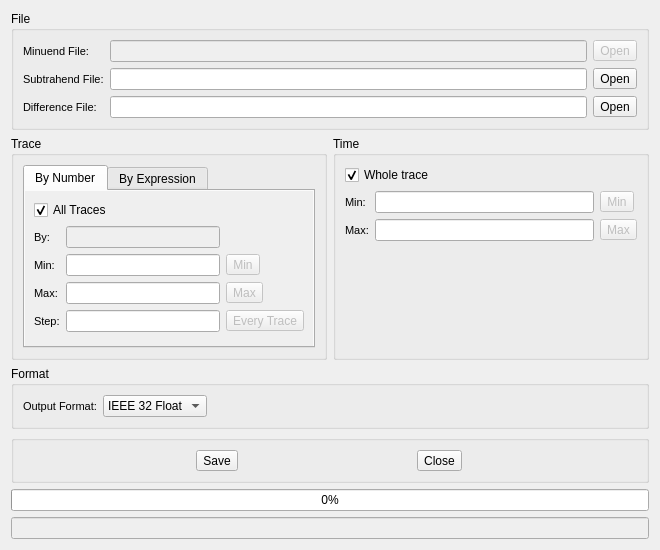
<?xml version="1.0" encoding="UTF-8"?>
<ui version="4.0">
 <class>DiffDialog</class>
 <widget class="QDialog" name="DiffDialog">
  <property name="geometry">
   <rect>
    <x>0</x>
    <y>0</y>
    <width>660</width>
    <height>550</height>
   </rect>
  </property>
  <property name="windowTitle">
   <string>Difference</string>
  </property>
  <layout class="QVBoxLayout" name="verticalLayout_7">
   <item>
    <widget class="QGroupBox" name="groupBox_2">
     <property name="title">
      <string>File</string>
     </property>
     <layout class="QVBoxLayout" name="verticalLayout">
      <item>
       <layout class="QGridLayout" name="gridLayout_3">
        <item row="0" column="0">
         <widget class="QLabel" name="label">
          <property name="font">
           <font>
            <pointsize>8</pointsize>
           </font>
          </property>
          <property name="text">
           <string>Minuend File:</string>
          </property>
         </widget>
        </item>
        <item row="0" column="1">
         <widget class="QLineEdit" name="pathFile">
          <property name="enabled">
           <bool>false</bool>
          </property>
         </widget>
        </item>
        <item row="0" column="2">
         <widget class="QToolButton" name="btnOpenFileIn">
          <property name="enabled">
           <bool>false</bool>
          </property>
          <property name="minimumSize">
           <size>
            <width>30</width>
            <height>0</height>
           </size>
          </property>
          <property name="text">
           <string>Open</string>
          </property>
         </widget>
        </item>
        <item row="1" column="0">
         <widget class="QLabel" name="label_9">
          <property name="font">
           <font>
            <pointsize>8</pointsize>
           </font>
          </property>
          <property name="text">
           <string>Subtrahend File:</string>
          </property>
         </widget>
        </item>
        <item row="1" column="1">
         <widget class="QLineEdit" name="pathFile2"/>
        </item>
        <item row="1" column="2">
         <widget class="QToolButton" name="btnOpenFileIn2">
          <property name="enabled">
           <bool>true</bool>
          </property>
          <property name="minimumSize">
           <size>
            <width>30</width>
            <height>0</height>
           </size>
          </property>
          <property name="text">
           <string>Open</string>
          </property>
         </widget>
        </item>
        <item row="2" column="0">
         <widget class="QLabel" name="label_10">
          <property name="font">
           <font>
            <pointsize>8</pointsize>
           </font>
          </property>
          <property name="text">
           <string>Difference File:</string>
          </property>
         </widget>
        </item>
        <item row="2" column="1">
         <widget class="QLineEdit" name="pathFileOutput"/>
        </item>
        <item row="2" column="2">
         <widget class="QToolButton" name="btnOpenFileOut">
          <property name="enabled">
           <bool>true</bool>
          </property>
          <property name="minimumSize">
           <size>
            <width>30</width>
            <height>0</height>
           </size>
          </property>
          <property name="text">
           <string>Open</string>
          </property>
         </widget>
        </item>
       </layout>
      </item>
     </layout>
    </widget>
   </item>
   <item>
    <layout class="QHBoxLayout" name="horizontalLayout_3">
     <item>
      <widget class="QGroupBox" name="groupBox_3">
       <property name="title">
        <string>Trace</string>
       </property>
       <layout class="QVBoxLayout" name="verticalLayout_3">
        <item>
         <widget class="QTabWidget" name="tabNumExp">
          <property name="autoFillBackground">
           <bool>false</bool>
          </property>
          <property name="currentIndex">
           <number>0</number>
          </property>
          <widget class="QWidget" name="tab">
           <property name="autoFillBackground">
            <bool>true</bool>
           </property>
           <attribute name="title">
            <string>By Number</string>
           </attribute>
           <layout class="QVBoxLayout" name="verticalLayout_6">
            <item>
             <widget class="CustomCheckBox" name="ckTrAll">
              <property name="text">
               <string>All Traces</string>
              </property>
              <property name="checked">
               <bool>true</bool>
              </property>
             </widget>
            </item>
            <item>
             <layout class="QGridLayout" name="gridLayout">
              <item row="0" column="0">
               <widget class="QLabel" name="label_2">
                <property name="font">
                 <font>
                  <pointsize>8</pointsize>
                 </font>
                </property>
                <property name="text">
                 <string>By:</string>
                </property>
               </widget>
              </item>
              <item row="0" column="1">
               <widget class="QLineEdit" name="edIdx">
                <property name="enabled">
                 <bool>false</bool>
                </property>
               </widget>
              </item>
              <item row="1" column="0">
               <widget class="QLabel" name="label_3">
                <property name="font">
                 <font>
                  <pointsize>8</pointsize>
                 </font>
                </property>
                <property name="text">
                 <string>Min:</string>
                </property>
               </widget>
              </item>
              <item row="1" column="1">
               <widget class="QLineEdit" name="edTrMin"/>
              </item>
              <item row="1" column="2">
               <widget class="QToolButton" name="btnTrMin">
                <property name="enabled">
                 <bool>false</bool>
                </property>
                <property name="minimumSize">
                 <size>
                  <width>30</width>
                  <height>0</height>
                 </size>
                </property>
                <property name="text">
                 <string>Min</string>
                </property>
               </widget>
              </item>
              <item row="2" column="0">
               <widget class="QLabel" name="label_4">
                <property name="font">
                 <font>
                  <pointsize>8</pointsize>
                 </font>
                </property>
                <property name="text">
                 <string>Max:</string>
                </property>
               </widget>
              </item>
              <item row="2" column="1">
               <widget class="QLineEdit" name="edTrMax"/>
              </item>
              <item row="2" column="2">
               <widget class="QToolButton" name="btnTrMax">
                <property name="enabled">
                 <bool>false</bool>
                </property>
                <property name="minimumSize">
                 <size>
                  <width>30</width>
                  <height>0</height>
                 </size>
                </property>
                <property name="text">
                 <string>Max</string>
                </property>
               </widget>
              </item>
              <item row="3" column="0">
               <widget class="QLabel" name="label_5">
                <property name="font">
                 <font>
                  <pointsize>8</pointsize>
                 </font>
                </property>
                <property name="text">
                 <string>Step:</string>
                </property>
               </widget>
              </item>
              <item row="3" column="1">
               <widget class="QLineEdit" name="edTrStp"/>
              </item>
              <item row="3" column="2">
               <widget class="QToolButton" name="btnTrStp">
                <property name="enabled">
                 <bool>false</bool>
                </property>
                <property name="text">
                 <string>Every Trace</string>
                </property>
               </widget>
              </item>
             </layout>
            </item>
            <item>
             <spacer name="verticalSpacer">
              <property name="orientation">
               <enum>Qt::Vertical</enum>
              </property>
              <property name="sizeHint" stdset="0">
               <size>
                <width>20</width>
                <height>43</height>
               </size>
              </property>
             </spacer>
            </item>
           </layout>
          </widget>
          <widget class="QWidget" name="tab_2">
           <property name="autoFillBackground">
            <bool>true</bool>
           </property>
           <attribute name="title">
            <string>By Expression</string>
           </attribute>
           <layout class="QVBoxLayout" name="verticalLayout_5">
            <item>
             <widget class="QGroupBox" name="EcBox">
              <property name="title">
               <string/>
              </property>
              <layout class="QHBoxLayout" name="horizontalLayout_15">
               <item>
                <widget class="QPushButton" name="btnHexp">
                 <property name="iconSize"><size><width>20</width><height>20</height></size></property>
                 <property name="sizePolicy">
                  <sizepolicy hsizetype="Fixed" vsizetype="Fixed">
                   <horstretch>0</horstretch>
                   <verstretch>0</verstretch>
                  </sizepolicy>
                 </property>
                 <property name="minimumSize">
                  <size>
                   <width>24</width>
                   <height>24</height>
                  </size>
                 </property>
                 <property name="maximumSize">
                  <size>
                   <width>24</width>
                   <height>24</height>
                  </size>
                 </property>
                 <property name="text">
                  <string/>
                 </property>
                 <property name="icon">
                  <iconset resource="myrc.qrc">
                   <normaloff>:/images/Hexp.png</normaloff>:/images/Hexp.png</iconset>
                 </property>
                </widget>
               </item>
               <item>
                <widget class="QPushButton" name="btnNexp">
                 <property name="iconSize"><size><width>20</width><height>20</height></size></property>
                 <property name="sizePolicy">
                  <sizepolicy hsizetype="Fixed" vsizetype="Fixed">
                   <horstretch>0</horstretch>
                   <verstretch>0</verstretch>
                  </sizepolicy>
                 </property>
                 <property name="minimumSize">
                  <size>
                   <width>24</width>
                   <height>24</height>
                  </size>
                 </property>
                 <property name="maximumSize">
                  <size>
                   <width>24</width>
                   <height>24</height>
                  </size>
                 </property>
                 <property name="text">
                  <string/>
                 </property>
                 <property name="icon">
                  <iconset resource="myrc.qrc">
                   <normaloff>:/images/Nexp.png</normaloff>:/images/Nexp.png</iconset>
                 </property>
                </widget>
               </item>
               <item>
                <widget class="QPushButton" name="btnLexp">
                 <property name="iconSize"><size><width>20</width><height>20</height></size></property>
                 <property name="sizePolicy">
                  <sizepolicy hsizetype="Fixed" vsizetype="Fixed">
                   <horstretch>0</horstretch>
                   <verstretch>0</verstretch>
                  </sizepolicy>
                 </property>
                 <property name="minimumSize">
                  <size>
                   <width>24</width>
                   <height>24</height>
                  </size>
                 </property>
                 <property name="maximumSize">
                  <size>
                   <width>24</width>
                   <height>24</height>
                  </size>
                 </property>
                 <property name="text">
                  <string/>
                 </property>
                 <property name="icon">
                  <iconset resource="myrc.qrc">
                   <normaloff>:/images/Lexp.png</normaloff>:/images/Lexp.png</iconset>
                 </property>
                </widget>
               </item>
               <item>
                <spacer name="horizontalSpacer_12">
                 <property name="orientation">
                  <enum>Qt::Horizontal</enum>
                 </property>
                 <property name="sizeType">
                  <enum>QSizePolicy::Fixed</enum>
                 </property>
                 <property name="sizeHint" stdset="0">
                  <size>
                   <width>10</width>
                   <height>20</height>
                  </size>
                 </property>
                </spacer>
               </item>
               <item>
                <widget class="QPushButton" name="btnClrExp">
                 <property name="iconSize"><size><width>20</width><height>20</height></size></property>
                 <property name="sizePolicy">
                  <sizepolicy hsizetype="Fixed" vsizetype="Fixed">
                   <horstretch>0</horstretch>
                   <verstretch>0</verstretch>
                  </sizepolicy>
                 </property>
                 <property name="minimumSize">
                  <size>
                   <width>24</width>
                   <height>24</height>
                  </size>
                 </property>
                 <property name="maximumSize">
                  <size>
                   <width>24</width>
                   <height>24</height>
                  </size>
                 </property>
                 <property name="text">
                  <string/>
                 </property>
                 <property name="icon">
                  <iconset resource="myrc.qrc">
                   <normaloff>:/images/delete_item.png</normaloff>:/images/delete_item.png</iconset>
                 </property>
                </widget>
               </item>
               <item>
                <spacer name="horizontalSpacer_13">
                 <property name="orientation">
                  <enum>Qt::Horizontal</enum>
                 </property>
                 <property name="sizeType">
                  <enum>QSizePolicy::Expanding</enum>
                 </property>
                 <property name="sizeHint" stdset="0">
                  <size>
                   <width>115</width>
                   <height>20</height>
                  </size>
                 </property>
                </spacer>
               </item>
              </layout>
             </widget>
            </item>
            <item>
             <widget class="QPlainTextEdit" name="txtExp"/>
            </item>
           </layout>
          </widget>
         </widget>
        </item>
       </layout>
      </widget>
     </item>
     <item>
      <widget class="QGroupBox" name="groupBox_4">
       <property name="title">
        <string>Time</string>
       </property>
       <layout class="QVBoxLayout" name="verticalLayout_2">
        <item>
         <widget class="CustomCheckBox" name="ckTmAll">
          <property name="text">
           <string>Whole trace</string>
          </property>
          <property name="checked">
           <bool>true</bool>
          </property>
         </widget>
        </item>
        <item>
         <layout class="QGridLayout" name="gridLayout_2">
          <item row="0" column="0">
           <widget class="QLabel" name="label_6">
            <property name="font">
             <font>
              <pointsize>8</pointsize>
             </font>
            </property>
            <property name="text">
             <string>Min:</string>
            </property>
           </widget>
          </item>
          <item row="0" column="1">
           <widget class="QLineEdit" name="edTmMin"/>
          </item>
          <item row="0" column="2">
           <widget class="QToolButton" name="btnTmMin">
            <property name="enabled">
             <bool>false</bool>
            </property>
            <property name="minimumSize">
             <size>
              <width>30</width>
              <height>0</height>
             </size>
            </property>
            <property name="text">
             <string>Min</string>
            </property>
           </widget>
          </item>
          <item row="1" column="0">
           <widget class="QLabel" name="label_7">
            <property name="font">
             <font>
              <pointsize>8</pointsize>
             </font>
            </property>
            <property name="text">
             <string>Max:</string>
            </property>
           </widget>
          </item>
          <item row="1" column="1">
           <widget class="QLineEdit" name="edTmMax"/>
          </item>
          <item row="1" column="2">
           <widget class="QToolButton" name="btnTmMax">
            <property name="enabled">
             <bool>false</bool>
            </property>
            <property name="minimumSize">
             <size>
              <width>30</width>
              <height>0</height>
             </size>
            </property>
            <property name="text">
             <string>Max</string>
            </property>
           </widget>
          </item>
         </layout>
        </item>
        <item>
         <spacer name="verticalSpacer_2">
          <property name="orientation">
           <enum>Qt::Vertical</enum>
          </property>
          <property name="sizeHint" stdset="0">
           <size>
            <width>20</width>
            <height>40</height>
           </size>
          </property>
         </spacer>
        </item>
       </layout>
      </widget>
     </item>
    </layout>
   </item>
   <item>
    <widget class="QGroupBox" name="groupBox_5">
     <property name="title">
      <string>Format</string>
     </property>
     <layout class="QVBoxLayout" name="verticalLayout_4">
      <item>
       <layout class="QHBoxLayout" name="horizontalLayout">
        <item>
         <widget class="QLabel" name="label_8">
          <property name="font">
           <font>
            <pointsize>8</pointsize>
           </font>
          </property>
          <property name="text">
           <string>Output Format:</string>
          </property>
         </widget>
        </item>
        <item>
         <widget class="QComboBox" name="cbFormat">
          <item>
           <property name="text">
            <string>IEEE 32 Float</string>
           </property>
          </item>
          <item>
           <property name="text">
            <string>IBM 32 Float</string>
           </property>
          </item>
         </widget>
        </item>
        <item>
         <spacer name="horizontalSpacer">
          <property name="orientation">
           <enum>Qt::Horizontal</enum>
          </property>
          <property name="sizeHint" stdset="0">
           <size>
            <width>40</width>
            <height>20</height>
           </size>
          </property>
         </spacer>
        </item>
       </layout>
      </item>
     </layout>
    </widget>
   </item>
   <item>
    <widget class="QGroupBox" name="groupBox_6">
     <property name="title">
      <string/>
     </property>
     <layout class="QHBoxLayout" name="horizontalLayout_2">
      <item>
       <widget class="QToolButton" name="btnSave">
        <property name="text">
         <string>Save</string>
        </property>
        <property name="icon">
         <iconset resource="myrc.qrc">
          <normaloff>:/images/FileSave.png</normaloff>:/images/FileSave.png</iconset>
        </property>
        <property name="toolButtonStyle">
         <enum>Qt::ToolButtonTextBesideIcon</enum>
        </property>
       </widget>
      </item>
      <item>
       <widget class="QToolButton" name="btnClose">
        <property name="text">
         <string>Close</string>
        </property>
        <property name="icon">
         <iconset resource="myrc.qrc">
          <normaloff>:/images/delete_item.png</normaloff>:/images/delete_item.png</iconset>
        </property>
        <property name="toolButtonStyle">
         <enum>Qt::ToolButtonTextBesideIcon</enum>
        </property>
       </widget>
      </item>
     </layout>
    </widget>
   </item>
   <item>
    <widget class="QProgressBar" name="progressBar">
     <property name="value">
      <number>0</number>
     </property>
     <property name="alignment">
      <set>Qt::AlignCenter</set>
     </property>
    </widget>
   </item>
   <item>
    <widget class="QLineEdit" name="edMess">
     <property name="enabled">
      <bool>false</bool>
     </property>
    </widget>
   </item>
  </layout>
 </widget>
 <resources>
  <include location="myrc.qrc"/>
 </resources>
 <connections/>
 <customwidgets>
  <customwidget>
   <class>CustomCheckBox</class>
   <extends>QCheckBox</extends>
   <header>customcontrols.h</header>
  </customwidget>
  <customwidget>
   <class>CustomRadioButton</class>
   <extends>QRadioButton</extends>
   <header>customcontrols.h</header>
  </customwidget>
 </customwidgets>
</ui>
